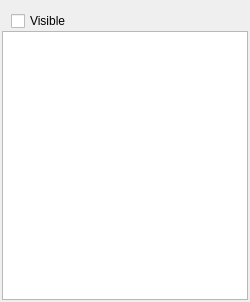
<?xml version="1.0" encoding="UTF-8"?>
<ui version="4.0">
 <class>Form</class>
 <widget class="QWidget" name="Form">
  <property name="geometry">
   <rect>
    <x>0</x>
    <y>0</y>
    <width>250</width>
    <height>302</height>
   </rect>
  </property>
  <property name="windowTitle">
   <string>Form</string>
  </property>
  <layout class="QVBoxLayout" name="verticalLayout">
   <property name="spacing">
    <number>0</number>
   </property>
   <property name="leftMargin">
    <number>2</number>
   </property>
   <property name="topMargin">
    <number>2</number>
   </property>
   <property name="rightMargin">
    <number>2</number>
   </property>
   <property name="bottomMargin">
    <number>2</number>
   </property>
   <item>
    <widget class="QWidget" name="widget" native="true">
     <layout class="QHBoxLayout" name="horizontalLayout">
      <property name="bottomMargin">
       <number>0</number>
      </property>
      <item>
       <widget class="QCheckBox" name="checkBox_visible">
        <property name="text">
         <string>Visible</string>
        </property>
       </widget>
      </item>
     </layout>
    </widget>
   </item>
   <item>
    <widget class="QListWidget" name="listWidget"/>
   </item>
  </layout>
 </widget>
 <resources/>
 <connections/>
</ui>
